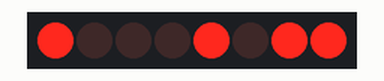
A sketch run on a simulated Arduino Uno, built with avr-gcc and run on an emulated ATmega328P. Shown: 8 shift-register outputs drawn as a row of LEDs (first output left, lit = HIGH). Wiring (inferred from the names in the program): shift register (74HC595): data pin 8; shift clock pin 10; latch pin 9. Wiring (inferred from the signals the program sends): row of LEDs: on Q0, Q1, Q2, Q3, Q4, Q5, Q6, Q7. Random numbers use the default seed unless the sketch sets one.

Above: at 0.05 s.
At 4.35 s:
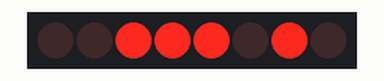
At 8.66 s:
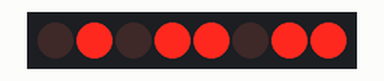
At 17.23 s:
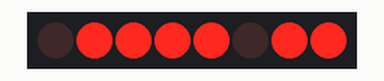
At 25.95 s:
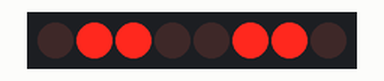
At 39.94 s:
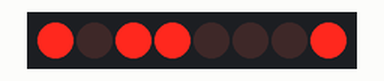
Timing chart, 0 to 40.0 s (numbered marks = the images above):
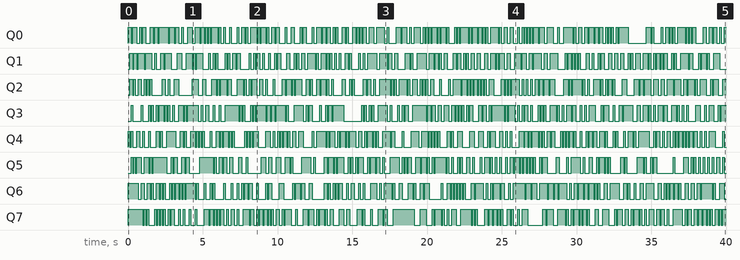

The sketch:

hc595_shift_resistor.ino
```cpp
/*  1821 - 8 LEDs controlled by one 595 shift register
 *
 * This sketch shows you how to drive 8 outputs (connected to LEDs) using a three digital
 * pins on the Arduino. This is done with the help of a 595 shift register.
 *
 * The sketch causes the LEDs to light up randomly.
 *
 * This sketch was written by Peter Dalmaris for Arduino Step by Step.
 *
 * Components
 * ----------
 *  - Arduino Uno
 *  - 8 x 330 Ohm resistor for the LEDs
 *  - 1 x 74HC595 shift register
 *  - Breadboard
 *  - Jumper wires
 *
 *  Libraries
 *  ---------
 *  - None
 *
 * Connections
 * -----------
*  Arduino Uno and 74HC959:
 *
 *  Arduino Uno   |     74HC959
 *  ------------------------------
 *        5V      |       16
 *        GND     |       8
 *        8       |       14
 *        9       |       12
 *        10      |       11
 *
 *
 *  74HC959 and LEDs:
 *
 *  Connect 595 pins 1 to 7 and 15 to the LEDS via their current limiting resistors.
 *
 *
 *
 *  Created on May 13 2017 by Peter Dalmaris
 *
 */

//Pin connected to latch pin (ST_CP) of 74HC595
const int latchPin = 9;
//Pin connected to clock pin (SH_CP) of 74HC595
const int clockPin = 10;
////Pin connected to Data in (DS) of 74HC595
const int dataPin = 8;

void setup() {
  //set pins to output because they are addressed in the main loop
  pinMode(latchPin, OUTPUT);
  pinMode(dataPin, OUTPUT);
  pinMode(clockPin, OUTPUT);
  randomSeed(analogRead(0));

}

void loop() {
  byte randNumber1 = random(255);
  writeLeds(randNumber1);
  delay(100);
}

void writeLeds(byte pattern)
{
  // turn off the output so the pins don't light up
  // while you're shifting bits:
  digitalWrite(latchPin, LOW);

  // shift the bits out:
  shiftOut(dataPin, clockPin, MSBFIRST, pattern);

    // turn on the output so the LEDs can light up:
  digitalWrite(latchPin, HIGH);
  }
```

Measured:
- by itself, Q0: LOW → HIGH at 0.00 s, → LOW 0.20 s later, → HIGH 0.10 s later, → LOW 0.30 s later, … (211 changes in this stretch)
- by itself, Q1: LOW → HIGH at 0.10 s, → LOW 0.20 s later, → HIGH 0.10 s later, → LOW 0.20 s later, … (194 changes in this stretch)
- by itself, Q2: LOW → HIGH at 0.10 s, → LOW 0.20 s later, → HIGH 0.10 s later, → LOW 0.10 s later, … (189 changes in this stretch)
- by itself, Q3: LOW → HIGH at 0.20 s, → LOW 0.10 s later, → HIGH 0.60 s later, → LOW 0.10 s later, … (187 changes in this stretch)
- by itself, Q4: LOW → HIGH at 0.00 s, → LOW 0.10 s later, → HIGH 0.10 s later, → LOW 0.10 s later, … (208 changes in this stretch)
- by itself, Q5: LOW → HIGH at 0.20 s, → LOW 0.10 s later, → HIGH 0.10 s later, → LOW 0.10 s later, … (182 changes in this stretch)
- by itself, Q6: LOW → HIGH at 0.00 s, → LOW 0.70 s later, → HIGH 0.20 s later, → LOW 0.20 s later, … (192 changes in this stretch)
- by itself, Q7: LOW → HIGH at 0.00 s, → LOW 1.0 s later, → HIGH 0.10 s later, → LOW 0.10 s later, … (193 changes in this stretch)
